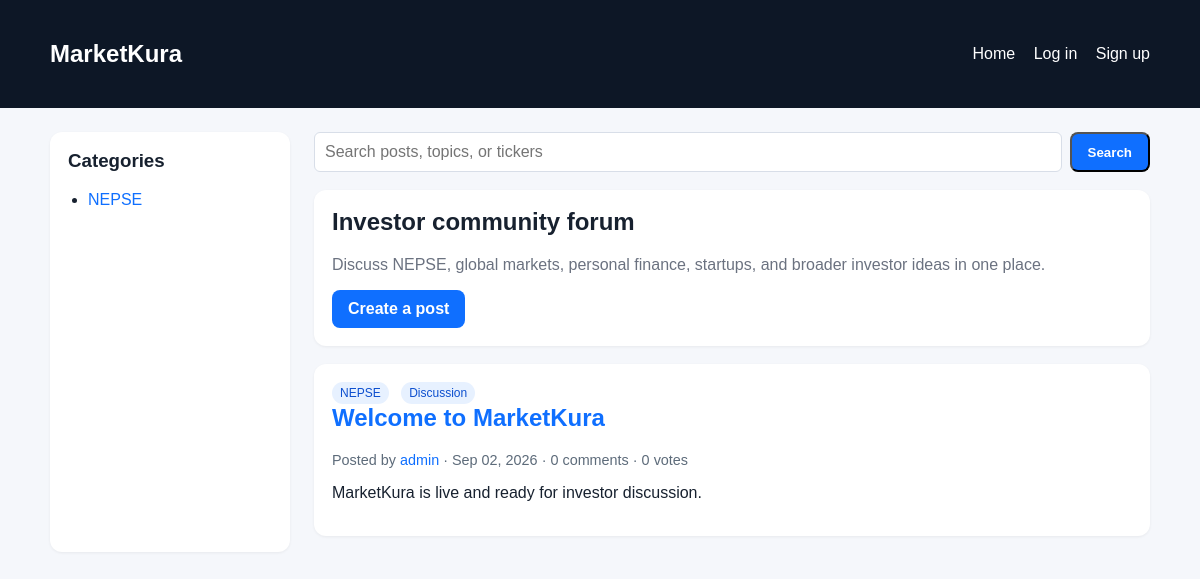
The app's page /, older data.
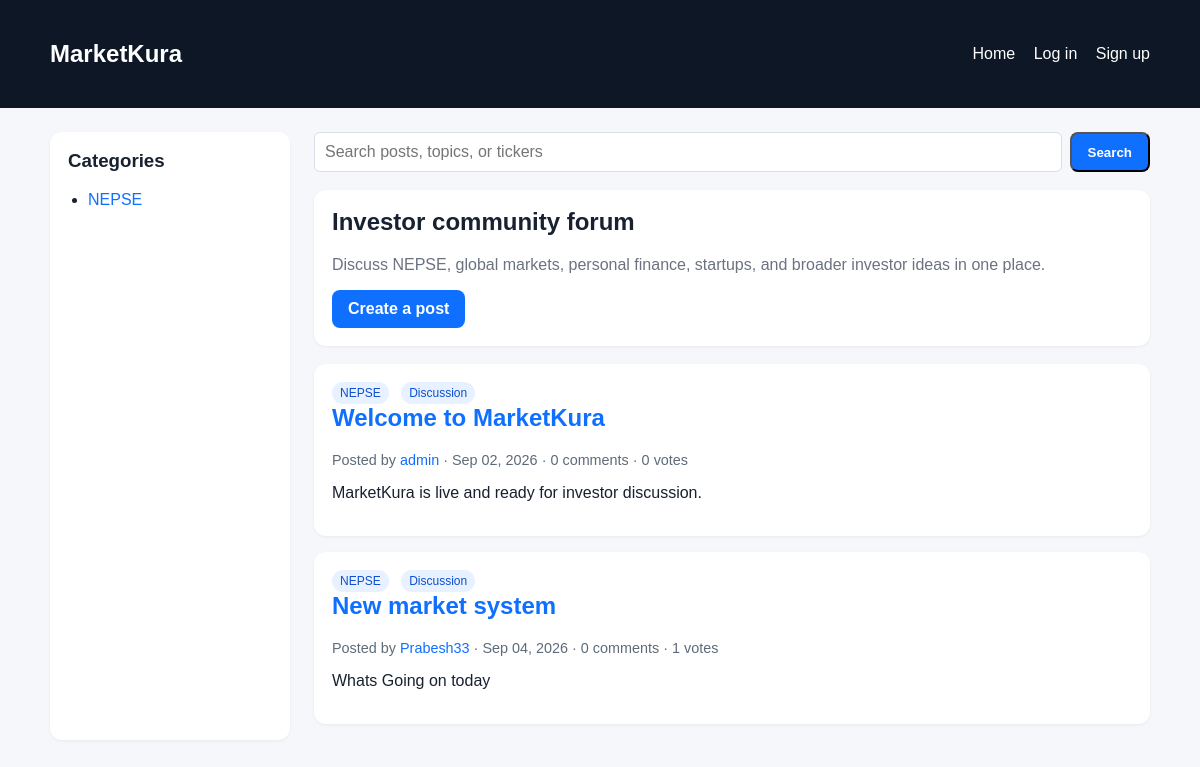
The same page, newer data.
### community/models.py (models this page shows, shortened)
class Category(models.Model):
    name = models.CharField(max_length=100)
    slug = models.SlugField(unique=True)
    description = models.TextField(blank=True)
    class Meta:
        ordering = ['name']

class Post(models.Model):
    POST_TYPES = [
        ('discussion', 'Discussion'),
        ('thesis', 'Thesis'),
    ]
    user = models.ForeignKey(settings.AUTH_USER_MODEL, on_delete=models.CASCADE, related_name='posts')
    category = models.ForeignKey(Category, on_delete=models.CASCADE, related_name='posts')
    type = models.CharField(max_length=20, choices=POST_TYPES, default='discussion')
    title = models.CharField(max_length=255)
    body = models.TextField()
    asset_tag = models.CharField(max_length=100, blank=True)
    thesis_entry = models.TextField(blank=True)
    thesis_risk = models.TextField(blank=True)
    upvotes = models.IntegerField(default=0)
    created_at = models.DateTimeField(auto_now_add=True)
    class Meta:
        ordering = ['-created_at']

class User(AbstractUser):
    bio = models.TextField(blank=True)
    avatar = models.ImageField(upload_to='avatars/', blank=True, null=True)
    karma_score = models.IntegerField(default=0)
    is_verified = models.BooleanField(default=False)
    verified_type = models.CharField(max_length=50, blank=True)

### community/views.py (the view)
# urls.py: path('', views.home, name='home'),
def home(request):
    categories = Category.objects.all()
    query = request.GET.get('q', '').strip()
    posts = Post.objects.select_related('user', 'category').annotate(comment_count=Count('comments'))
    if query:
        posts = posts.filter(Q(title__icontains=query) | Q(body__icontains=query) | Q(asset_tag__icontains=query))
    return render(request, 'home.html', {'categories': categories, 'posts': posts, 'query': query})

### templates/home.html (shortened to what this page needs)
{% extends 'base.html' %}
{% block content %}
  <div class="layout">
    <aside class="panel">
      <h3>Categories</h3>
      <ul>
        {% for category in categories %}
          <li><a href="{% url 'category_detail' category.slug %}">{{ category.name }}</a></li>
        {% empty %}
          <li class="muted">No categories yet.</li>
        {% endfor %}
      </ul>
    </aside>
    <section>
      <form class="search" method="get"><input name="q" value="{{ query }}" placeholder="Search posts, topics, or tickers"><button class="btn" type="submit">Search</button></form>
      <div class="panel" style="margin-bottom: 18px;">
        <h1>Investor community forum</h1>
        <p class="muted">Discuss NEPSE, global markets, personal finance, startups, and broader investor ideas in one place.</p>
        <a class="btn" href="{% url 'create_post' %}">Create a post</a>
      </div>
      {% for post in posts %}
        <article class="post-card">
          <div>
            <span class="badge">{{ post.category.name }}</span>
            <span class="badge">{{ post.get_type_display }}</span>
          </div>
          <h2><a href="{% url 'post_detail' post.pk %}">{{ post.title }}</a></h2>
          <div class="meta">Posted by <a href="{% url 'profile' post.user.username %}">{{ post.user.username }}</a> · {{ post.created_at|date:'M d, Y' }} · {{ post.comment_count }} comments · {{ post.upvotes }} votes</div>
          <p>{{ post.body|truncatewords:30 }}</p>
        </article>
      {% empty %}
        <div class="panel">
          <p class="muted">No posts yet. Seed the community to get traction.</p>
        </div>
      {% endfor %}
    </section>
  </div>
{% endblock %}

Row changes from the older to the newer data that the page shows:
added Post: category.name "NEPSE", type "Discussion", title "New market system", user.username "Prabesh33", created_at "Sep 04, 2026", comment_count "0", upvotes "1", body "Whats Going on today"
